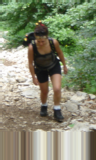
#> input picture data/Training images (Pos)/crop_000010b.bmp, 96 x 160 px
$ python data.py
#> lines starting #> are read from the running program, lines starting #| are printed output that depends on the picture
### grayscale.py
'''
Computer Vision Final Project
Project group members:
    1. Aniket Bote (N12824308)
    2. Sindhu Harish (N19806874)
'''

import numpy as np

def convert_to_grayscale(image):
    '''
        Converts colored image to grayscale
        Args:
            image: input is color image
        Return:
            image: grayscale converted image
    '''
    # Segregate R,G,B channels
    R, G, B = image[:,:,0], image[:,:,1], image[:,:,2]
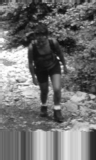
#> B: shape (160, 96); min 10, max 254, mean 113.6
    # Apply grayscale conversion to R, G, B channel
    imgGray = np.round(0.299 * R + 0.587 * G + 0.114 * B)
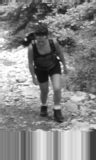
#> imgGray: shape (160, 96) float64; min 14, max 254, mean 134.3
    return  imgGray

# [4 lines that do not run on import are left out]

### utils.py
'''
Computer Vision Final Project
Project group members:
    1. Aniket Bote (N12824308)
    2. Sindhu Harish (N19806874)
'''

import numpy as np

# A class to store all operators
class Operator:
    # Prewitt operator for Gx
    gx = np.array([
        [-1,0,1],
        [-1,0,1],
        [-1,0,1]])

    # Prewitt operator for Gy
    gy = np.array([
        [1,1,1],
        [0,0,0],
        [-1,-1,-1]])

# A function to apply dicreet convolutions
def apply_discrete_convolution(image, mask):
    '''
    Args:
        image : An image to use for convolution
        mask  : An mask to use for convolution
    Returns:
        convolved image: An image after convolution
    '''
    # Get the shape of image and mask
    (m_image, n_image), (m_mask, n_mask) = image.shape, mask.shape
#> m_image = 160; n_image = 96; m_mask = 3; n_mask = 3

    # Compute the reference pixel index from where output array will start populating
    rpi_m, rpi_n = int(np.floor(m_mask/2)), int(np.floor(n_mask/2))
#> rpi_m = 1; rpi_n = 1

    # Initialize an output array with nan values
    output_arr = np.ones((m_image, n_image)) * np.nan

    # Iterate through the image
    for i in range(m_image - m_mask + 1):
        for j in range(n_image - n_mask + 1):
            # Isolate the image slice to apply convolution
            img_slice = image[i:i+m_mask, j:j+n_mask]
            # Apply convolution and store the result in output array in approriate location
            output_arr[i+rpi_m][j+rpi_n] = np.sum(img_slice * mask)
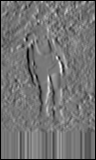
#> output_arr: shape (160, 96) float64; 3.31% of the values are NaN or infinite; the others: min -456, max 514, mean -3.99; drawn with min black, max white, NaN and infinite black

    return output_arr

### gradient_operation.py
'''
Computer Vision Final Project
Project group members:
    1. Aniket Bote (N12824308)
    2. Sindhu Harish (N19806874)
'''
# Import the required libraries
import numpy as np
from utils import Operator, apply_discrete_convolution

def perform_gradient_operation(image):
    '''
    Args:
        image : An image on which gradient operation will happen
    Returns:
        Magnitude : Magnitude of the gradient
        Theta     : Gradient Angle
    '''
    # Compute horizontal gradients
    dfdx = apply_discrete_convolution(image, Operator.gx)

    # Compute vertical gradients
    dfdy = apply_discrete_convolution(image, Operator.gy)
#> after the loop in apply_discrete_convolution (call 2), `for i in range(m_image - m_mask + 1):`:
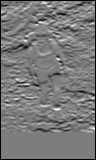
#> output_arr: shape (160, 96) float64; 3.31% of the values are NaN or infinite; the others: min -426, max 440, mean -1.49; drawn with min black, max white, NaN and infinite black

    # Compute magnitude of the gradient
    m = np.sqrt(np.square(dfdx) + np.square(dfdy))
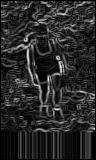
#> m: shape (160, 96) float64; 3.31% of the values are NaN or infinite; the others: min 0, max 514.5, mean 85.82; drawn with min black, max white, NaN and infinite black

    # Normalize gradient magnitude and set zero where the operator goes beyond the border
    maximum_gradient_magnitude = np.sqrt((3 * 255.0)**2 + (3 * 255.0)**2)
    m = np.nan_to_num((np.absolute(m) / maximum_gradient_magnitude) * 255.0)
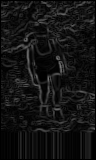
#> m: shape (160, 96) float64; min 0, max 121.3, mean 19.6

    # Compute gradient angle, convert the range from [-180, 180] --> [0, 360] --> [0,180]
    theta = ((np.nan_to_num(np.degrees(np.arctan2(dfdy, dfdx))) + 360) % 360) % 180
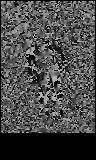
#> theta: shape (160, 96) float64; min 0, max 179.8, mean 73

    return np.round(m), theta

# [12 lines that do not run on import are left out]

### hog.py
'''
Computer Vision Final Project
Project group members:
    1. Aniket Bote (N12824308)
    2. Sindhu Harish (N19806874)
'''
import numpy as np
from gradient_operation import perform_gradient_operation

class HOG:
    def __init__(self, n_bins, cell_size, block_size, step_size, max_m = 180):
        '''
        Initialize the HOG class
        Args:
            n_bins: Number of bins
            cell_size: A tuple containing cell size in pixels
            block_size: A tuple containing block size using cells
            step_size: The step to take in order to create overlapping blocks (Using cells)
            max_m: Maximum allowed angle
        '''
        self.n_bins = n_bins
        self.bin_range = max_m / n_bins
        self.cell_size = cell_size
        self.block_size = block_size
        self.step_size = step_size

    def __call__(self, img):
        '''
        Function that returns hog descriptor
        Args:
            img: The grayscale image
        Returns:
            HOG descriptor array
        '''
        # Computes gradient magnitude and gradient angle
        gradient_magnitude, gradient_angle = perform_gradient_operation(img)
        return self.compute_hog_features(gradient_magnitude, gradient_angle)

    def get_bins_and_fraction(self, g):
        '''
        Function to compute the bin numbers and fraction of magintude that goes into respectective bin
        Args:
            g: Gradient angle
        Returns:
            bin_i: Left bin number
            bin_j: Right bin number
            fraction_i = Fraction of magnitude that goes into left bin
            fraction_j = Fraction of magnitude that goes into right bin
        '''
        # Covert the gradient angle range from 0-180 --> 10 - 190 and divide the angle by 20 to efficintly calculate the right bin. j ranges from 0-9
        # This is done to compute the fraction with ease
        j = int(np.floor((g + self.bin_range/2) / self.bin_range))
        # Left bin --> Right bin - 1. i ranges from -1 - 8
        i = int(j - 1)
        # Fraction for left bin --> distance of g from right bin center/ bin range
        fraction_i = ((self.bin_range * j + self.bin_range/2) - g) / self.bin_range
        # Fraction for right bin --> distance of g from left bin center/ bin range
        fraction_j = (g - (self.bin_range * i + self.bin_range/2)) / self.bin_range
        # Use modulo operator to compute the true bin value
        bin_j = j  % self.n_bins
        # Use modulo operator to compute the true bin value
        bin_i = (bin_j - 1) % self.n_bins
        return bin_i, bin_j, fraction_i, fraction_j

    def l2_normalize(self, vector, epsilon=1e-5):
        '''
        Performs L2 normalization of vector

        Args:
            vector: hog block vector
            epsilon: epsilon to avoid exception

        Returns:
            Normalized vector
        '''
        return vector / np.sqrt(np.sum(vector ** 2) + epsilon ** 2)

    def compute_hog_cell(self, m_cell, g_cell):
        '''
        Function to compute hog features for a cell
        Args:
            m_cell: Cell containing maginitude
            g_cell: Cell containing gradient angle
        Returns:
            Hog feature array for a cell
        '''
        # Initialize empty hog array
        hog_values = np.zeros((self.n_bins))

        # Iterate through range of all magnitude and gradient angles
        for i in range(m_cell.shape[0]):
            for j in range(m_cell.shape[1]):
                # Get the bins and fractions for gradient value
                bin_1, bin_2, fraction_1, fraction_2 = self.get_bins_and_fraction(g_cell[i][j])
                # Add the magnitude to respective bins based of fractions
                hog_values[bin_1] = hog_values[bin_1] + m_cell[i][j] * fraction_1
                # Add the magnitude to respective bins based of fractions
                hog_values[bin_2] = hog_values[bin_2] + m_cell[i][j] * fraction_2
        return hog_values

    def compute_hog_features(self, gradient_magnitude, gradient_angle):
        '''
        Function to compute hog features
        Args:
            gradient_magnitude: The gradient magnitude
            gradient_angle: The gradient angles
        '''
        # compute height and width of image
        height, width = gradient_magnitude.shape
#> height = 160; width = 96
        # compute number of cells in the image
        n_cells_x, n_cells_y =  int(height / self.cell_size[0]), int(width / self.cell_size[1])
#> n_cells_x = 20; n_cells_y = 12
        # compute numbr of blocks in the image
        n_blocks_x, n_blocks_y = int(((n_cells_x - self.block_size[0]) / self.step_size) + 1), int(((n_cells_y - self.block_size[1]) / self.step_size) + 1)
#> n_blocks_x = 19; n_blocks_y = 11

        # Initialize zeros for all cell
        hog_cells = np.zeros((n_cells_x, n_cells_y, self.n_bins))
        # Iterate over the range of all cells in image
        for x in range(n_cells_x):
            for y in range(n_cells_y):
                # Get the cell for gradient magnitude
                m_block = gradient_magnitude[x * self.cell_size[0]: (x + 1) * self.cell_size[0], y * self.cell_size[1]: (y + 1) * self.cell_size[1]]
                # Get the cell for gradient angle
                g_block = gradient_angle[x * self.cell_size[0]: (x + 1) * self.cell_size[0], y * self.cell_size[1]: (y + 1) * self.cell_size[1]]
                # Compute hog features for cell
                hog_values_cell = self.compute_hog_cell(m_block, g_block)
                # Assign the hog features to respective cell
                hog_cells[x, y] = hog_values_cell

        # Initialize empty hog descriptor
        hog_descriptor = []
        # Iterate over the range of the blocks
        for x in range(n_blocks_x):
            for y in range(n_blocks_y):
                # Get the hog features for all the cells included in 1 block
                block = hog_cells[x : x + self.block_size[0], y : y + self.block_size[1]]
                # Flatten the hog features into vector, apply L2 normalization and append into the hog descriptor
                hog_descriptor += list(self.l2_normalize(block.ravel()))
        # Return the hog descriptor
        return np.array(hog_descriptor)


# [68 lines that do not run on import are left out]


### data.py
'''
Computer Vision Final Project
Project group members:
    1. Aniket Bote (N12824308)
    2. Sindhu Harish (N19806874)
'''

# Import the required libraries
import os
import numpy as np
from skimage.io import imread
from hog import HOG
from grayscale import convert_to_grayscale

def load_data(path):
    '''
    Read image data from directory and compute hog features

    Args:
        path: The path string to image dir
    Returns:
        matrix: An array containing the hog features of all images in image dir
        image_list: An list containing all the image names
    '''

    # Initialize empty array matrix, image_list
    matrix = []
    image_list = []

    # Initialize HOG object
    hog_obj = HOG(n_bins=9, cell_size=(8,8), block_size=(2,2), step_size=1)

    # Iterate over all the images in path
    for image in os.listdir(path):
        # Read and convert the images to grayscale
        img = convert_to_grayscale(imread(os.path.join(path,image)))

        # Compute hog features
        fd = hog_obj(img)

        # Add hog features to matrix
        matrix.append(fd)

        # Add image name to image list
        image_list.append(image)


    # Return matrix, image list
    return np.array(matrix), image_list

def create_dataset(pos_path, neg_path):
    '''
    Args:
        pos_path: The image directory containing positive images
        neg_path: The image directory containing negative images
    Returns:
        X: Features of all the images
        y: Labels of all images

    '''
    # Compute hog features
    X_pos, x_pos_names = load_data(pos_path)

    # Assign label 1 for positive images
    y_pos = np.ones((X_pos.shape[0]))

    # Compute hog features
    X_neg, x_neg_names = load_data(neg_path)

    # Assign label 0 for negative images
    y_neg = np.zeros((X_neg.shape[0]))

    # Concatenate all the features/ lables / names
    X = np.concatenate((X_pos, X_neg))
    y = np.concatenate((y_pos, y_neg))
    image_list = x_pos_names + x_neg_names

    # Return the labels
    return X, y, image_list


if __name__ == "__main__":
    TRAIN_DIR_POS = "data/Training images (Pos)"
    TRAIN_DIR_NEG = "data/Training images (Neg)"
#> (the run stopped early here; a loop or call above may not have finished)

$ run again, with data/Training images (Pos)/crop001030c.bmp copied over data/Training images (Pos)/crop_000010b.bmp
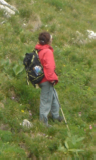
#> input picture data/Training images (Pos)/crop001030c.bmp, 96 x 160 px
#> after the loop in apply_discrete_convolution (call 2), `for i in range(m_image - m_mask + 1):`:
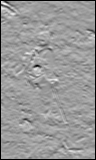
#> output_arr: shape (160, 96) float64; 3.31% of the values are NaN or infinite; the others: min -426, max 267, mean 1.17; drawn with min black, max white, NaN and infinite black
#> in perform_gradient_operation, `theta = ((np.nan_to_num(np.degrees(np.arctan2(dfdy, dfdx))) + 360) % 3..`:
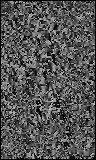
#> theta: shape (160, 96) float64; min 0, max 179.7, mean 83.8
